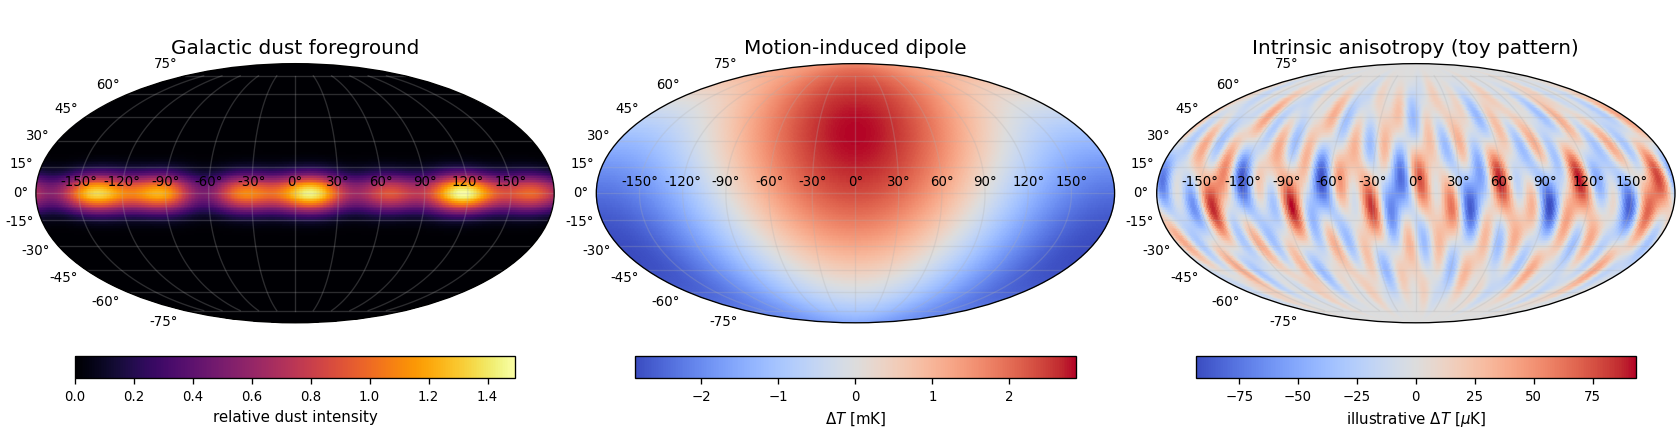

The script that drew this image:
"""Original schematic component maps; no measured sky data are reproduced."""
from pathlib import Path
import matplotlib
matplotlib.use("Agg")
import matplotlib.pyplot as plt
import numpy as np


def main():
    plt.rcParams.update({"font.size":10,"figure.facecolor":"white","axes.facecolor":"white"})
    fig,axes=plt.subplots(1,3,figsize=(14,3.6),subplot_kw={"projection":"mollweide"},layout="constrained")
    lon,lat=np.meshgrid(np.linspace(-np.pi,np.pi,361),np.linspace(-np.pi/2,np.pi/2,181))
    dust=np.exp(-.5*(lat/.13)**2)*(1+.3*np.cos(3*lon)+.2*np.sin(7*lon))
    dipole=2.725*.00105*1000*(np.cos(lat)*np.cos(lon)*np.cos(.6)+np.sin(lat)*np.sin(.6))
    patch=(np.sin(7*lon+2*np.sin(lat))*np.cos(3*lat)+.6*np.cos(13*lon-3*lat)+.4*np.sin(19*lon+7*lat))*np.cos(lat)**2
    patch=27*patch/np.sqrt(np.average(patch**2,weights=np.cos(lat)))
    for ax,data,title,cmap,label in zip(axes,[dust,dipole,patch],["Galactic dust foreground","Motion-induced dipole","Intrinsic anisotropy (toy pattern)"],["inferno","coolwarm","coolwarm"],["relative dust intensity",r"$\Delta T$ [mK]",r"illustrative $\Delta T$ [$\mu$K]"]):
        v={}if cmap=="inferno"else dict(vmin=-np.max(abs(data)),vmax=np.max(abs(data)))
        im=ax.pcolormesh(lon,lat,data,cmap=cmap,rasterized=True,shading="auto",**v);ax.grid(alpha=.25);ax.set_title(title,fontsize=12);ax.tick_params(labelsize=8)
        cb=fig.colorbar(im,ax=ax,orientation="horizontal",shrink=.85,pad=.07);cb.set_label(label,fontsize=9);cb.ax.tick_params(labelsize=8)
    fig.savefig(Path.cwd()/Path(__file__).with_suffix(".png").name,dpi=120,facecolor="white");plt.close(fig)


if __name__=="__main__":main()
